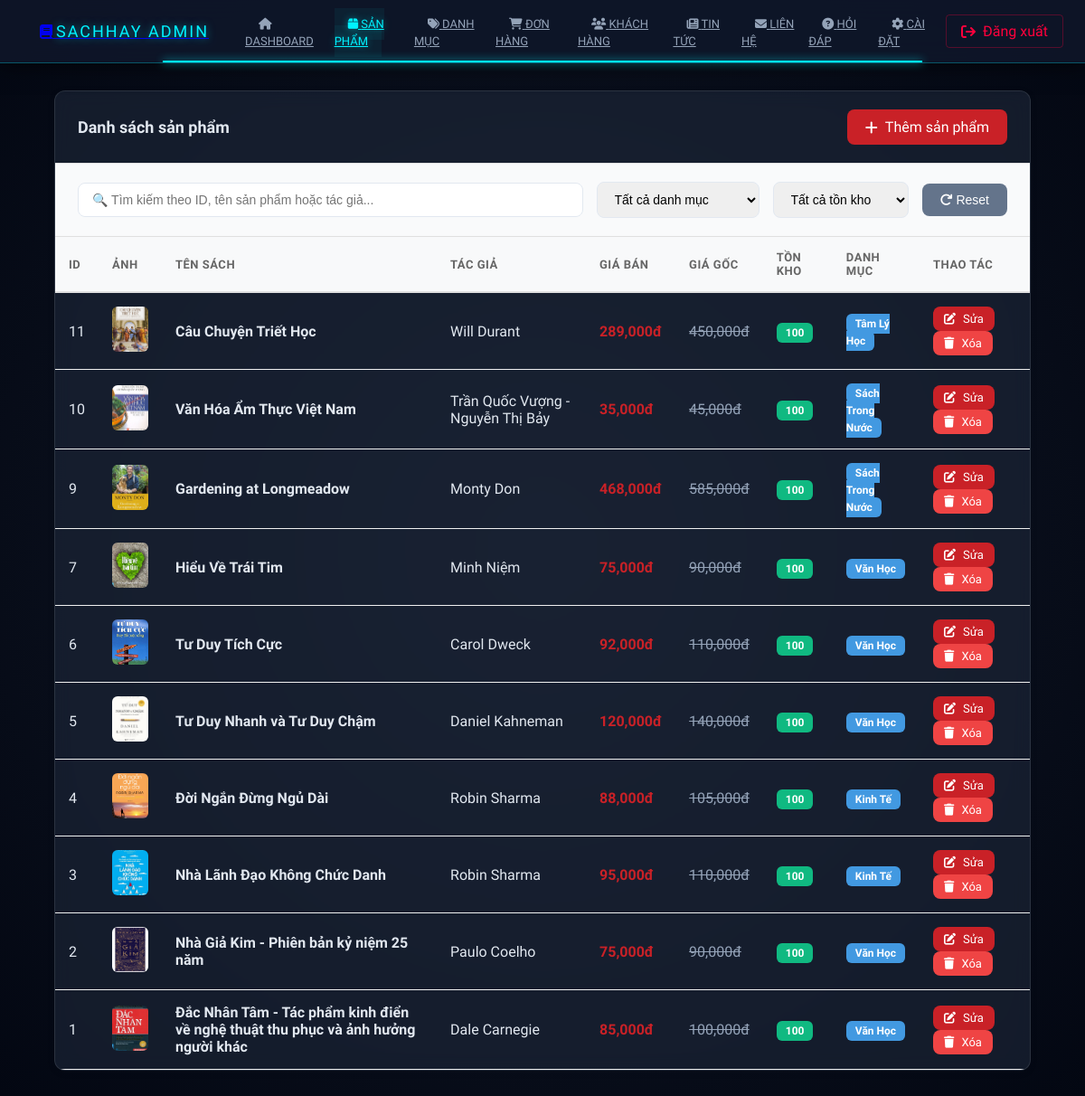
The page /admin/products (signed in) on the database its author committed.
### tables this page shows
CREATE TABLE `product` (
  `product_id` int(11) NOT NULL,
  `title` varchar(255) NOT NULL,
  `publisher` varchar(100) DEFAULT NULL,
  `published_date` date DEFAULT NULL COMMENT 'Date the product was published.',
  `supplier` varchar(100) DEFAULT NULL,
  `description` text DEFAULT NULL,
  `year` int(11) DEFAULT NULL,
  `language` varchar(50) DEFAULT NULL,
  `pages` int(11) DEFAULT NULL COMMENT 'Number of pages in the product.',
  `product_type` varchar(50) DEFAULT NULL,
  `stock_quantity` int(11) NOT NULL,
  `price` decimal(12,2) NOT NULL,
  `old_price` decimal(12,2) DEFAULT NULL COMMENT 'The original price before discount. NULL if not on sale.',
  `weight` decimal(10,2) DEFAULT NULL,
  `dimensions` varchar(50) DEFAULT NULL COMMENT 'Physical dimensions of the product (e.g., 13 x 20.5 cm).',
  `size` varchar(255) DEFAULT NULL
);

CREATE TABLE `product_image` (
  `product_id` int(11) NOT NULL,
  `image_url` varchar(255) NOT NULL,
  `ordinal_number` int(11) DEFAULT NULL,
  `upload_date` datetime DEFAULT NULL
);

CREATE TABLE `author_of_product` (
  `product_id` int(11) NOT NULL,
  `author_name` varchar(50) NOT NULL
);

CREATE TABLE `category` (
  `category_id` int(11) NOT NULL,
  `category_name` varchar(100) NOT NULL,
  `description` text DEFAULT NULL
);

### app/controllers/AdminController.php (called while the page is built, shortened)
<?php
class AdminController extends Controller {
    private $productModel;
    public function __construct() {
        $this->productModel = $this->model('ProductModel');
    }
    public function products() {
        $data = [
            'title' => 'Quản lý sản phẩm',
            'page' => 'products',
            'products' => $this->productModel->getAllProductsForAdmin(),
            'contentFile' => APP_ROOT . '/views/admin/products/index.php'
        ];
        $this->view('admin/admin', $data);
    }
}

### app/core/App.php (called while the page is built, shortened)
<?php
class App {
    protected $method = "index";
    public function __construct() {
        $url = $this->parseURL();
        if(isset($url[0]) && !empty($url[0])) {
            $controllerFile = APP_ROOT . '/controllers/' . ucfirst($url[0]) . 'Controller.php';
            if(file_exists($controllerFile)) {
                unset($url[0]);
            } else {
                $this->redirectToLanding();
                return;
            }
        }
        $this->controller = new $this->controller;
        if(isset($url[1]) && !empty($url[1])) {
            if(method_exists($this->controller, $url[1])) {
                $this->method = $url[1];
                unset($url[1]);
            } else {
                $this->redirectToLanding();
                return;
            }
        }
        $this->params = $url ? array_values($url) : [];
        call_user_func_array([$this->controller, $this->method], $this->params);
    }
    private function parseURL() {
        if(isset($_GET["url"])) {
            return explode('/', filter_var(rtrim($_GET['url'], '/'), FILTER_SANITIZE_URL));
        }
        return [];
    }
}

### public/index.php (called while the page is built, shortened)
<?php
$app = new App();

### app/core/DB.php (called while the page is built, shortened)
<?php
class DB
{
    public $con;
    public function __construct()
    {
        $this->host = DB_HOST;
        $this->username = DB_USER;
        $this->password = DB_PASS;
        $this->dbname = DB_NAME;
        $this->port = DB_PORT;
        try {
            $this->con = new PDO(
                "mysql:host={$this->host};port={$this->port};dbname={$this->dbname};charset=utf8mb4",
                $this->username,
                $this->password,
                [
                    PDO::ATTR_ERRMODE => PDO::ERRMODE_EXCEPTION,
                    PDO::ATTR_DEFAULT_FETCH_MODE => PDO::FETCH_ASSOC,
                    PDO::ATTR_EMULATE_PREPARES => false
                ]
            );
        } catch (PDOException $e) {
            die("Connection failed: " . $e->getMessage());
        }
    }
    public function query($sql, $params = [])
    {
        $stmt = $this->con->prepare($sql);
        $stmt->execute($params);
        return $stmt;
    }
    public function all($sql, $params = [])
    {
        $stmt = $this->query($sql, $params);
        return $stmt->fetchAll();
    }
}

### app/models/ProductModel.php (called while the page is built, shortened)
<?php
class ProductModel extends DB
{
  public function getAllProductsForAdmin()
  {
    $sql = "SELECT
                p.*,
                pi.image_url,
                aop.author_name as author,
                c.category_name,
                cp.category_id
            FROM product p
            LEFT JOIN (
                SELECT product_id, image_url
                FROM product_image
                GROUP BY product_id
            ) AS pi ON p.product_id = pi.product_id
            LEFT JOIN author_of_product aop ON p.product_id = aop.product_id
            LEFT JOIN category_product cp ON p.product_id = cp.product_id
            LEFT JOIN category c ON cp.category_id = c.category_id
            GROUP BY p.product_id
            ORDER BY p.product_id DESC";
    return $this->all($sql);
  }
}

### app/views/admin/products/index.php (the view, shortened to what this page needs)
<div class="admin-card">
    <div class="card-header-actions">
        <h2 class="card-title">Danh sách sản phẩm</h2>
        <a href="<?= BASE_URL ?>admin/createProduct" class="btn btn-primary">
            <i class="fas fa-plus"></i> Thêm sản phẩm
        </a>
    </div>
    <div style="padding: 20px 25px; border-bottom: 1px solid #e0e0e0; background: #f9fafb;">
        <div style="display: flex; gap: 15px; align-items: center; flex-wrap: wrap;">
            <div style="flex: 1; min-width: 250px;">
                <input type="text"
                       id="searchProduct"
                       placeholder="🔍 Tìm kiếm theo ID, tên sản phẩm hoặc tác giả..."
                       style="width: 100%; padding: 10px 15px; border: 1px solid #e2e8f0; border-radius: 8px; font-size: 14px;">
            </div>
            <div style="min-width: 180px;">
                <select id="filterCategory"
                        style="width: 100%; padding: 10px 15px; border: 1px solid #e2e8f0; border-radius: 8px; font-size: 14px;">
                    <option value="">Tất cả danh mục</option>
                </select>
            </div>
            <div style="min-width: 150px;">
                <select id="filterStock"
                        style="width: 100%; padding: 10px 15px; border: 1px solid #e2e8f0; border-radius: 8px; font-size: 14px;">
                    <option value="">Tất cả tồn kho</option>
                </select>
            </div>
            <button onclick="resetFilters()"
                    style="padding: 10px 20px; background: #64748b; color: white; border: none; border-radius: 8px; cursor: pointer; font-size: 14px;">
                <i class="fas fa-redo"></i> Reset
            </button>
        </div>
    </div>
    <div class="table-container">
        <table>
                    <thead>
                        <tr>
                            <th class="w-1">ID</th>
                            <th>Ảnh</th>
                            <th>Tên sách</th>
                            <th>Tác giả</th>
                            <th>Giá bán</th>
                            <th>Giá gốc</th>
                            <th>Tồn kho</th>
                            <th>Danh mục</th>
                            <th>Thao tác</th>
                        </tr>
                    </thead>
                    <tbody>
                        <?php if (!empty($products)): ?>
                            <?php foreach($products as $p): ?>
                            <tr>
                                <td><?= $p['product_id'] ?></td>
                                <td>
                                    <?php if (!empty($p['image_url'])): ?>
                                        <img src="<?= BASE_URL . $p['image_url'] ?>" class="rounded" style="width: 40px; height: 50px; object-fit: cover;">
                                    <?php else: ?>
                                        <img src="<?= BASE_URL ?>images/default-book.jpg" class="rounded" style="width: 40px; height: 50px; object-fit: cover;">
                                    <?php endif; ?>
                                </td>
                                <td class="fw-bold"><?= htmlspecialchars($p['title']) ?></td>
                                <td><?= htmlspecialchars($p['author'] ?? 'N/A') ?></td>
                                <td class="text-danger fw-bold"><?= number_format($p['price']) ?>đ</td>
                                <td class="text-decoration-line-through text-muted">
                                    <?= $p['old_price'] ? number_format($p['old_price']) . 'đ' : '-' ?>
                                </td>
                                <td>
                                    <span class="badge <?= $p['stock_quantity'] > 0 ? 'bg-success' : 'bg-danger' ?>">
                                        <?= $p['stock_quantity'] ?>
                                    </span>
                                </td>
                                <td>
                                    <?php if (!empty($p['category_name'])): ?>
                                        <span class="badge bg-azure"><?= htmlspecialchars($p['category_name']) ?></span>
                                    <?php else: ?>
                                        <span class="badge bg-secondary">Chưa phân loại</span>
                                    <?php endif; ?>
                                </td>
                                <td>
                                    <a href="<?= BASE_URL ?>admin/editProduct/<?= $p['product_id'] ?>" class="btn btn-primary btn-sm">
                                        <i class="fas fa-edit"></i> Sửa
                                    </a>
                                    <a href="<?= BASE_URL ?>admin/deleteProduct?id=<?= $p['product_id'] ?>"
                                       class="btn btn-danger btn-sm"
                                       onclick="return confirm('Bạn có chắc muốn xóa sản phẩm này?')">
                                        <i class="fas fa-trash"></i> Xóa
                                    </a>
                                </td>
                            </tr>
                            <?php endforeach; ?>
                        <?php endif; ?>
                    </tbody>
        </table>
    </div>
</div>

### app/views/admin/admin.php (style rules this page uses)
* { margin: 0; padding: 0; box-sizing: border-box; }
:root { --neon-cyan: #00f2ff; --neon-purple: #7000ff; --neon-red: #ff003c; --space-bg: #030712; --glass-bg: rgba(15, 23, 42, 0.9); --transition: all 0.3s ease; }
body { font-family: 'Plus Jakarta Sans', sans-serif; background-color: var(--space-bg); background-image: radial-gradient(circle at 50% 50%, #111827 0%, #030712 100%); color: #e2e8f0; display: flex; flex-direction: column; min-height: 100vh; }
.card, .admin-card { background: rgba(30, 41, 59, 0.6) !important; backdrop-filter: blur(10px); border: 1px solid rgba(255, 255, 255, 0.1) !important; border-radius: 12px !important; box-shadow: 0 10px 30px rgba(0,0,0,0.4); }

### app/views/admin/products/index.php (style rules this page uses)
.admin-card { background: white; border-radius: 12px; box-shadow: 0 2px 8px rgba(0,0,0,0.08); overflow: hidden; }
.card-header-actions { display: flex; justify-content: space-between; align-items: center; padding: 20px 25px; border-bottom: 1px solid #e0e0e0; }
.card-title { font-size: 18px; font-weight: 600; margin: 0; }
.btn { padding: 10px 20px; border-radius: 8px; border: none; font-weight: 500; cursor: pointer; transition: all 0.3s; text-decoration: none; display: inline-flex; align-items: center; gap: 8px; }
.btn-primary { background: #c92127; color: white; }
.btn-sm { padding: 6px 12px; font-size: 13px; }
.btn-danger { background: #ef4444; color: white; }
.table-container { overflow-x: auto; }
table { width: 100%; border-collapse: collapse; }
thead { background: #f8f9fa; }
th { padding: 15px; text-align: left; font-weight: 600; font-size: 13px; color: #666; text-transform: uppercase; letter-spacing: 0.5px; border-bottom: 2px solid #e0e0e0; }
td { padding: 15px; border-bottom: 1px solid #f0f0f0; vertical-align: middle; }
.badge { padding: 4px 10px; border-radius: 6px; font-size: 12px; font-weight: 600; }
.bg-success { background: #10b981; color: white; }
.bg-azure { background: #4299e1; color: white; }
.text-danger { color: #c92127; }
.text-decoration-line-through { text-decoration: line-through; }
.text-muted { color: #94a3b8; }
.fw-bold { font-weight: 600; }
.rounded { border-radius: 6px; }

### rows shown on the page
product: product_id "11", product_image.image_url (picture), title "Câu Chuyện Triết Học", author_of_product.author_name "Will Durant", price "289,000", old_price "450,000", stock_quantity "100", category.category_name "Tâm Lý Học"
product: product_id "10", product_image.image_url (picture), title "Văn Hóa Ẩm Thực Việt Nam", author_of_product.author_name "Trần Quốc Vượng - Nguyễn Thị Bảy", price "35,000", old_price "45,000", stock_quantity "100", category.category_name "Sách Trong Nước"
product: product_id "9", product_image.image_url (picture), title "Gardening at Longmeadow", author_of_product.author_name "Monty Don", price "468,000", old_price "585,000", stock_quantity "100", category.category_name "Sách Trong Nước"
product: product_id "7", product_image.image_url (picture), title "Hiểu Về Trái Tim", author_of_product.author_name "Minh Niệm", price "75,000", old_price "90,000", stock_quantity "100", category.category_name "Văn Học"
product: product_id "6", product_image.image_url (picture), title "Tư Duy Tích Cực", author_of_product.author_name "Carol Dweck", price "92,000", old_price "110,000", stock_quantity "100", category.category_name "Văn Học"
product: product_id "5", product_image.image_url (picture), title "Tư Duy Nhanh và Tư Duy Chậm", author_of_product.author_name "Daniel Kahneman", price "120,000", old_price "140,000", stock_quantity "100", category.category_name "Văn Học"
product: product_id "4", product_image.image_url (picture), title "Đời Ngắn Đừng Ngủ Dài", author_of_product.author_name "Robin Sharma", price "88,000", old_price "105,000", stock_quantity "100", category.category_name "Kinh Tế"
product: product_id "3", product_image.image_url (picture), title "Nhà Lãnh Đạo Không Chức Danh", author_of_product.author_name "Robin Sharma", price "95,000", old_price "110,000", stock_quantity "100", category.category_name "Kinh Tế"
product: product_id "2", product_image.image_url (picture), title "Nhà Giả Kim - Phiên bản kỷ niệm 25 năm", author_of_product.author_name "Paulo Coelho", price "75,000", old_price "90,000", stock_quantity "100", category.category_name "Văn Học"
product: product_id "1", product_image.image_url (picture), title "Đắc Nhân Tâm - Tác phẩm kinh điển về nghệ thuật thu phục và ảnh hưởng người khác", author_of_product.author_name "Dale Carnegie", price "85,000", old_price "100,000", stock_quantity "100", category.category_name "Văn Học"
